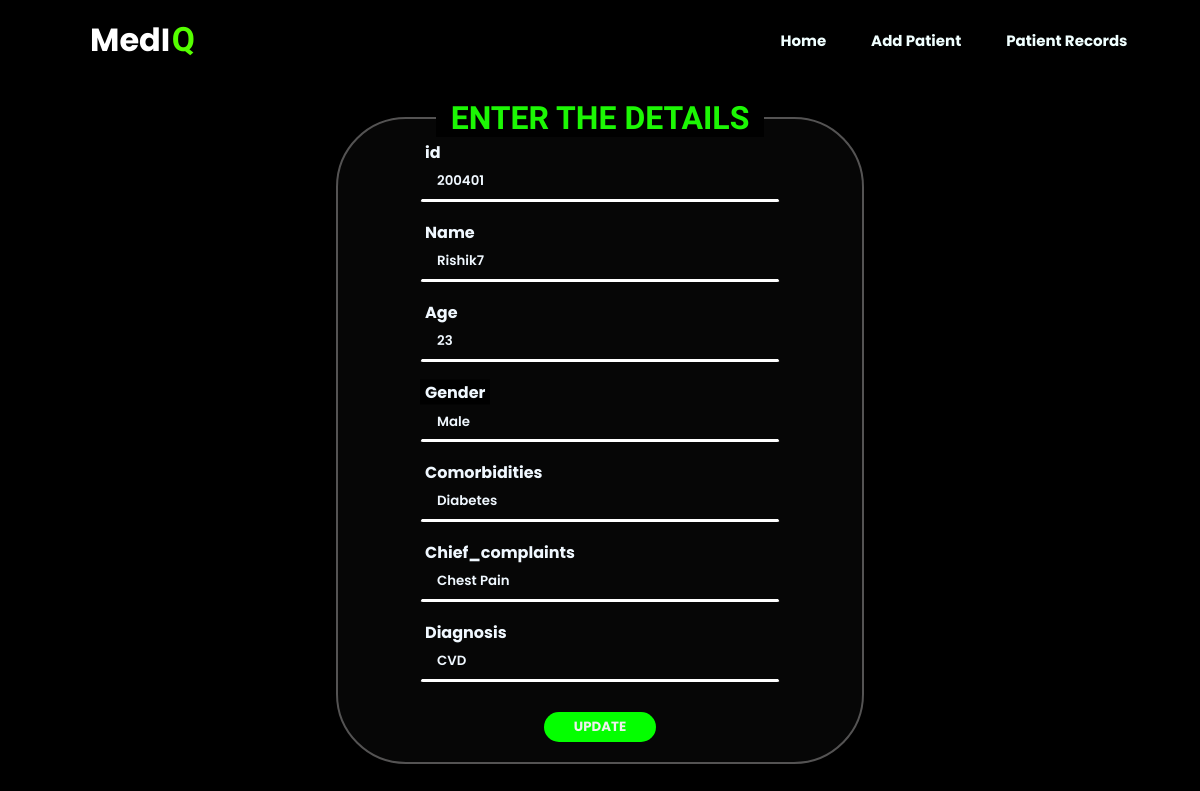
Page /update/200401 on the committed database.
### tables this page shows
CREATE TABLE patients 
                 (id integer primary key autoincrement,
                 name text not null,
                 age integer,
                 gender text,
                 comorbidities text,
                 chief_complaints text,
                 diagnosis text);

### pt.py (the view, shortened to what this page needs)
@app.route('/update/<int:id>',methods=['POST','GET'])
def update(id):
    if request.method=="GET":
        conn=conn_db()
        patient=conn.execute('select * from patients where id= ?',(id,)).fetchone()
        return render_template('update.html',patient=patient)

### pt.py (called while the page is built)
def conn_db():
    con=sql.connect(my_database)
    con.row_factory= sql.Row
    return con

### templates/update.html (shortened to what this page needs)
<!DOCTYPE html>
<html lang="en">
<head>
</head>
<body>
    <nav>
        <h3 class="hnav">
             MedI<span class="q">Q</span>
        </h3>
        <div class="atag">
            <a href="{{url_for('home')}}">Home</a>
            <a href="/create">Add Patient</a>
            <a href="/patient">Patient Records</a>
        </div>
    </nav>
    <div class="container">
        <form  method="post" class="main">
            <h3 class="heading">ENTER THE DETAILS</h3>
            <div class="input-group">
                <input type="number" name="id" id="id" value="{{patient.id}}" class="remove" required>
                <label for="id">id</label>
            </div>
            <div class="input-group">
                <input type="name" name="name" id="name" value="{{patient.name}}" required>
                <label for="name">Name</label>
            </div>
            <div class="input-group">
                <input type="number" name="age" id="age" value="{{patient.age}}" class="remove" required>
                <label for="age">Age</label>
            </div>
            <div class="input-group">
                <select name="gender" id="gender" required>
                    <option value="male" {% if patient.gender =='male' %}selected{% endif %}>Male</option>
                </select>
                <label for="gender">Gender</label>
            </div>
            <div class="input-group">
                <input type="text" name="comorbidities" id="comorbidities" value="{{patient.comorbidities}}" required>
                <label for="comorbidities">Comorbidities</label>
            </div>
            <div class="input-group">
                <input type="text" name="chief_complaints" id="chief_complaints" value="{{patient.chief_complaints}}" required>
                <label for="chief_complaints">Chief_complaints</label>
            </div>
            <div class="input-group">
                <input type="text" name="diagnosis" id="diagnosis" value="{{patient.diagnosis}}" required>
                <label for="diagnosis">Diagnosis</label>
            </div>
            <button type="submit">Update</button>
        </form>
    </div>
</body>
</html>

### templates/update.html (style rules this page uses)
* { margin: 0; padding: 0; box-sizing: border-box; }
body { height:100vh; background-color: black; display: flex; align-items: center; justify-content: center; }
nav { display: flex; justify-content: space-between; align-items: center; height:60px; padding: 10px 100px; position:fixed; top: 0; left: 0; right: 0; margin:10px 10px 0 10px; border-radius: 10px; backdrop-filter: blur(10px); overflow: hidden; }
.container { margin-top:80px; width: 100%; min-height:calc(100vh - 60px); display: flex; justify-content: center; align-items: center; }
.hnav { font-size:2rem; font-family:'poppins'; color: rgb(255, 255, 255); margin-left: -20px; }
.q { color: #55ff00; font-family:rowdies; font-size: 2.1rem; margin-left: 1.5px; }
.atag { display: flex; justify-content: space-around; align-items: center; width:40%; height: 100%; margin-right: -60px; }
a { color: azure; text-decoration: none; font-family:poppins; font-size: 15px; font-weight: 700; position: relative; transition: transform 1s ease; }
a::before { content: ''; position: absolute; top: 100%; left: 0; height: 2px; border: none; border-radius: 10px; background-color:rgb(29, 246, 5); }
.main { margin:25px; width: 44%; height:80%; padding: 20px; display: flex; flex-direction: column; justify-content: center; align-items: center; border: 2px solid rgb(84, 83, 83); background: rgba(63, 63, 63, 0.1);; backdrop-filter:blur(10px); border-radius: 70px; }
.heading { color: rgb(28, 247, 4); background-color: black; font-size: 2rem; padding: 0 15px; font-family:rowdies; margin:-40px 0 5px 0; }
.input-group { margin: 20px 0; position: relative; }
.input-group label { position: absolute; transform: translateY(-50%); top:50%; left:0px; padding: 0 5px; color: aliceblue; font-family:poppins; font-weight: 700; pointer-events:none; transition: .5s; }
.input-group input,select { color: aliceblue; width: 360px; height: 40px; padding: 0 15px; font-weight: 600; font-family:poppins; outline: none; border: 2px solid transparent; border-radius: 3px; background-color:transparent; border-bottom: 3px solid white; }
.input-group select { -webkit-appearance: none; }
.input-group input:focus ~ label, .input-group input:valid ~ label { top:-10px; left: 0; background-color:transparent; transition: .5s ease; }
.input-group select:focus ~ label, .input-group select:valid ~ label { top:-10px; background-color:black; transition: .5s ease; }
input:valid { outline: none; background-color:transparent; }
select:valid { outline: none; background-color:transparent; }
.input-group option { color: white; font-size: 16px; background-color: black; border-radius: 20px; }
button { margin-top: 10px; text-transform: uppercase; padding: 5px 30px; border:none; border-radius:20px; color: rgb(239, 239, 239); font-family:poppins; font-weight: 700; background-color:rgb(4, 255, 0); transition: transform 1s ease; }

### rows in the picture
patients: id "200401", name "Rishik7", age "23", gender "Male", comorbidities "Diabetes", chief_complaints "Chest Pain", diagnosis "CVD"
